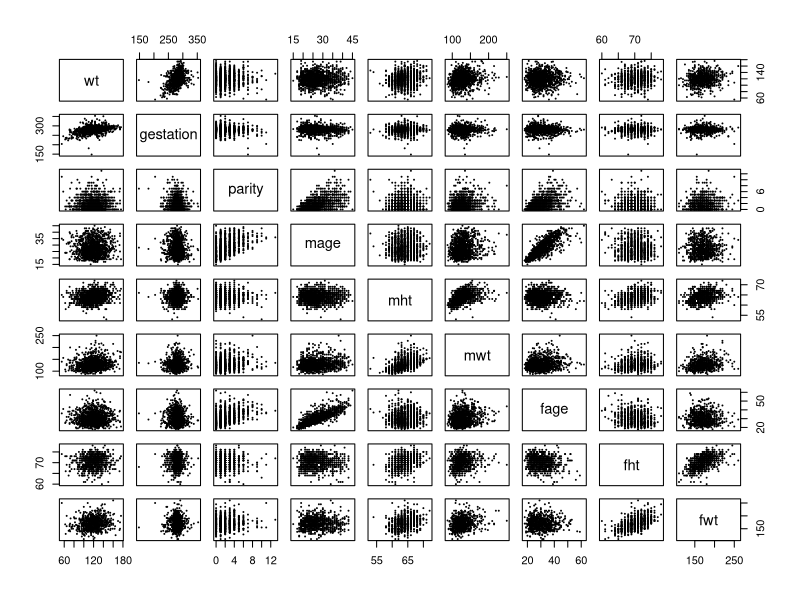
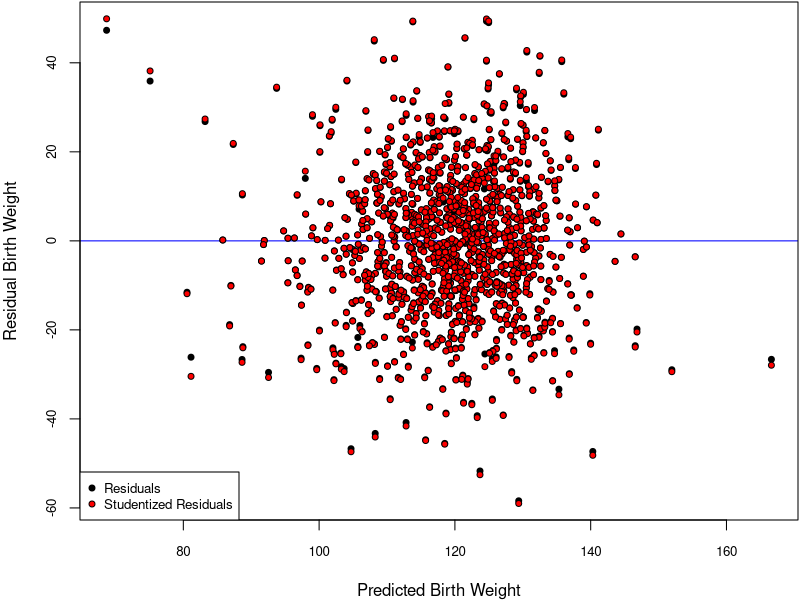
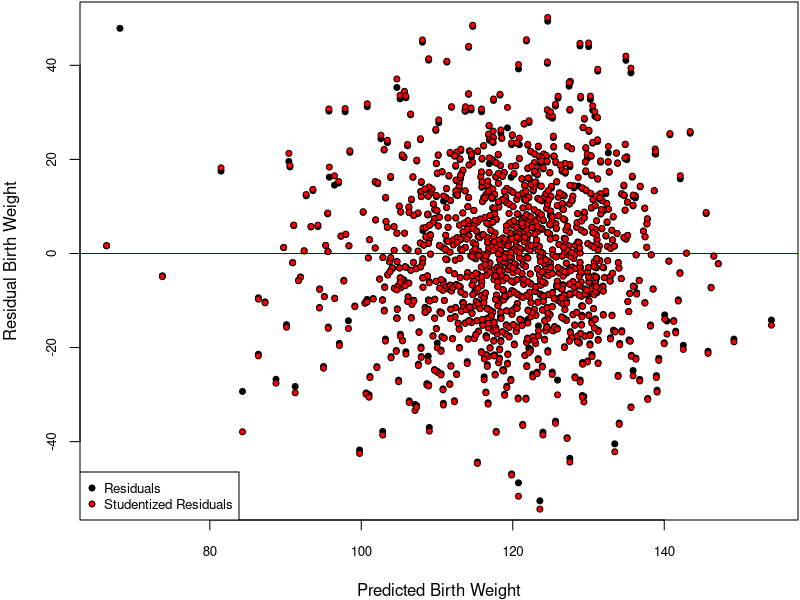
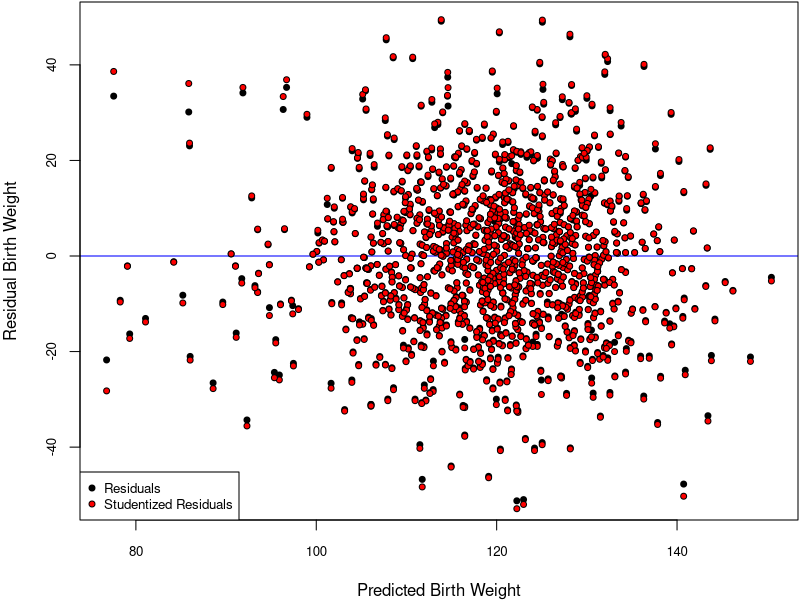
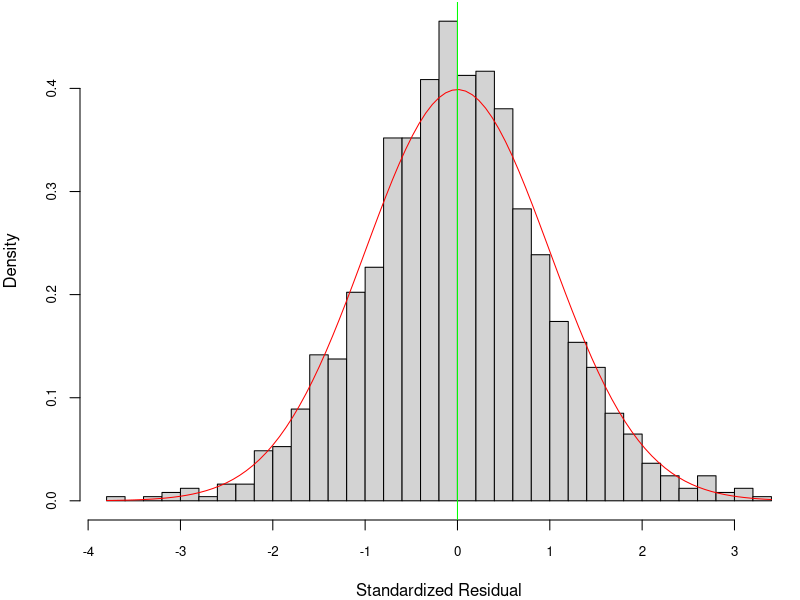
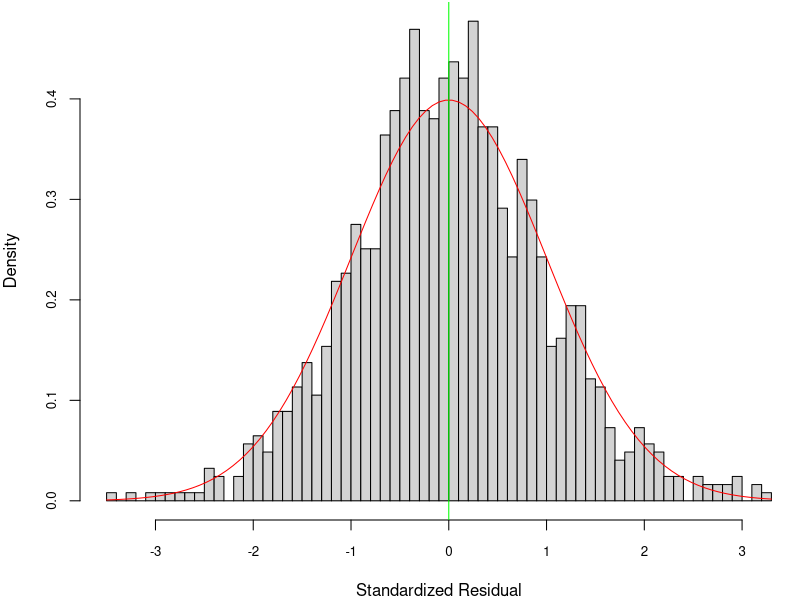
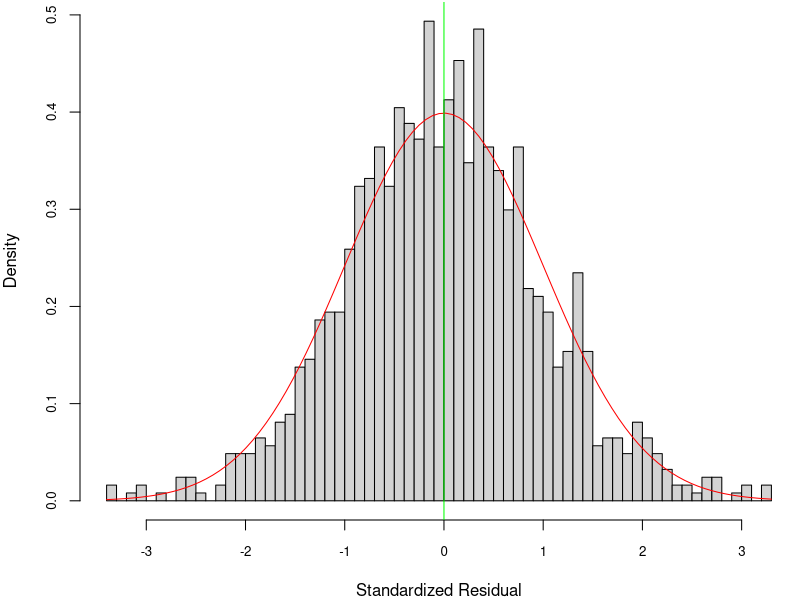
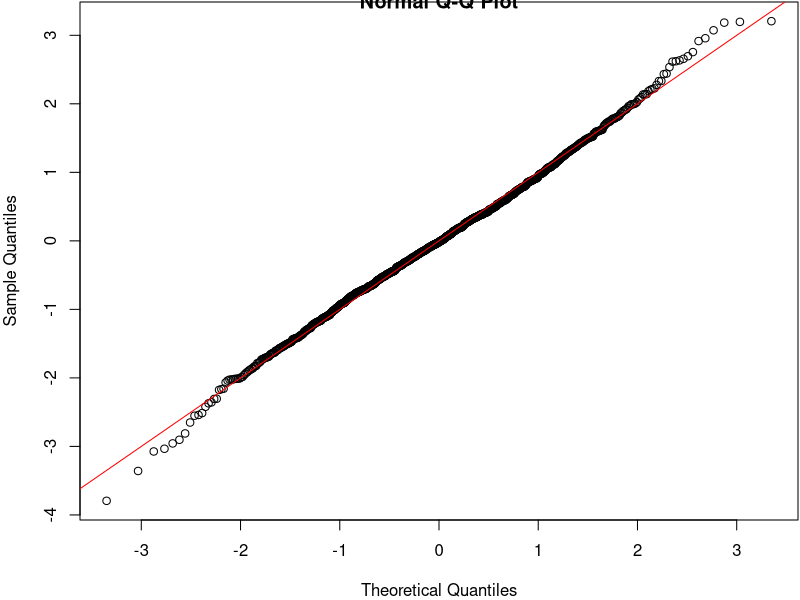

Generate these figures, in order, with R: (Note: this script raises an error after producing the figures.)
## ---- chunk 1
knitr::opts_chunk$set(echo = TRUE)
## ---- chunk 2
library(mice)

# read in data
births.raw = read.csv("chds_births.csv")
## ---- chunk 3
head(births.raw, 10)
summary(births.raw)

# Validating marital
births.raw$marital[!births.raw$marital %in% c(1:5)] = NA
births.raw$time[births.raw$time %in% c(9)] = NA
births.raw$number[births.raw$number %in% c(9)] = NA
## ---- chunk 4
categoricals = c('meth', 'feth', 'med', 'fed', 'marital', 'income', 'smoke', 'time', 'number')#, 'parity', 'mht', 'fht')
continuous = names(births.raw)[! names(births.raw) %in% categoricals]

# Categorize m/feth
#meth.categories = c(rep('Caucasian', 6), 'Mexican', 'African-American', 'Asian', 'Mixed', 'Other')
meth.categories = c(rep('Caucasian', 6), 'Other', 'African-American', 'Other', 'Other', 'Other')
for (i in 1:length(meth.categories)) {
  births.raw$meth[births.raw$meth == i-1] = meth.categories[i]
  births.raw$feth[births.raw$feth == i-1] = meth.categories[i]
}
births.raw$meth = as.factor(births.raw$meth)
births.raw$feth = as.factor(births.raw$feth)

# Categorize m/fed
#med.categories = c('elementary school', 'middle school', 'high school', 'high school + trade school', 'high school + some college', 'college graduate', 'trade school', 'high school unclear')
med.categories = c('Other', 'middle school', 'high school', 'Other', 'high school + some college', 'college graduate', 'Other', 'Other')
for (i in 1:length(med.categories)) {
  births.raw$med[births.raw$med == i-1] = med.categories[i]
  births.raw$fed[births.raw$fed == i-1] = med.categories[i]
}
births.raw$med = as.factor(births.raw$med)
births.raw$fed = as.factor(births.raw$fed)

# Categorize marital
#marital.categories = c('married', 'legally separated', 'divorced', 'widowed', 'never married')
marital.categories = c('married', 'single', 'single', 'single', 'single')
for (i in 1:length(marital.categories)) {
  births.raw$marital[births.raw$marital == i] = marital.categories[i]
}
births.raw$marital = as.factor(births.raw$marital)

# Categorize income
income.categories = c('under 2500', '2500-4999', '5000-7499', '7500-9999', '10000-12499', '12500-14999', '15000-17499', '17500-19999', '20000-22499', 'over 22500')
for (i in 1:length(income.categories)) {
  births.raw$income[births.raw$income == i-1] = income.categories[i]
}
births.raw$income = as.factor(births.raw$income)

# Categorize smoke
smoke.categories = c('never', 'smokes now', 'until pregnancy', 'used to, not anymore')
for (i in 1:length(smoke.categories)) {
  births.raw$smoke[births.raw$smoke == i-1] = smoke.categories[i]
}
births.raw$smoke = as.factor(births.raw$smoke)

# Categorize time
#time.categories = c('never or more than 10 years', 'still smokes', 'during pregnancy', 'less than a year', '1-2 years', '2-3 years', '3-4 years', '5-9 years', 'never or more than 10 years', 'quit but don’t know when')
time.categories = c('never or more than 10 years', 'still smokes', 'during pregnancy', 'less than 10 year', 'less than 10 year', 'less than 10 year', 'less than 10 year', 'less than 10 year', 'never or more than 10 years', 'quit but don’t know when')
for (i in 1:length(time.categories)) {
  births.raw$time[births.raw$time == i-1] = time.categories[i]
}
births.raw$time = as.factor(births.raw$time)

# Categorize number
#number.categories = c('never smoked', '1-4', '5-9', '10-14', '15-19', '20-29', '30-39', '40-60', 'more than 60', 'smoked but don’t know how much')
number.categories = c('never smoked', 'less than 20', 'less than 20', 'less than 20', 'less than 20', 'more than 20', 'more than 20', 'more than 20', 'more than 20', 'smoked but don’t know how much')
for (i in 1:length(number.categories)) {
  births.raw$number[births.raw$number == i-1] = number.categories[i]
}
births.raw$number = as.factor(births.raw$number)

births.raw$smoke = NULL
summary(births.raw)
## ---- chunk 5
births.raw.cont = births.raw[ , ! names(births.raw) %in% categoricals]
summary(births.raw.cont)
pairs(births.raw.cont, cex = 0.2)
## ---- chunk 6
proportion <- sapply(births.raw, function(x) { sum(is.na(x))*100/nrow(births.raw) })
proportion

# births.reduced <- births.raw.cont[, !names(births.raw) %in% c('fht', 'fwt')]

births.mice <- mice(births.raw, method = "cart", seed = 1)
births.clean <- complete(births.mice)
summary(births.clean)
anyNA(births.clean)
## ---- chunk 7
M0 <- lm(wt ~ 1, data = births.clean) # initial model
Mfull <- lm(wt ~ (. - number - time - fed - med - feth - meth - marital)^2 + number + time + fed + med + feth + meth + marital+
              I(gestation^2) + I(parity^2) + I(mage^2) + I(mht^2) + 
              I(mwt^2) + I(fage^2) + I(fht^2) + I(fwt^2), data = births.clean) # full model
Mstart <- lm(wt ~ ., data = births.clean) # start model
## ---- chunk 8
beta.max <- coef(Mfull)
names(beta.max)[is.na(beta.max)]
## ---- chunk 9
# forward selection
Mfwd <- step(object = M0,
             scope = list(lower = M0, upper = Mfull),
             direction = "forward",
             trace = FALSE)
## ---- chunk 10
# backward elimination
Mback <- step(object = Mfull, 
              scope = list(lower = M0, upper = Mfull),
              direction = "backward", 
              trace = FALSE)
## ---- chunk 11
# stepwise selection
Mstep <- step(object = Mstart, 
              scope = list(lower = M0, upper = Mfull),
              direction = "both", 
              trace = FALSE)
## ---- chunk 12
# models to compare
M1 <- Mfwd
M2 <- Mstep
## ---- chunk 13
#Press Statistic
calPress <- function(M){
  #X <- model.matrix(M)
  #H <- X %*% solve(crossprod(X), t(X))
  #press <- resid(M)/(1-diag(H))
  press <- resid(M)/(1-hatvalues(M))
  press <- sum(press^2)
  return(press)
}

press1 <- calPress(Mfwd);
press2 <- calPress(Mback);
press3 <- calPress(Mstep);
## ---- chunk 14
# AIC Statistic for M1
AIC1 <- AIC(M1)

#AIC Statistic for M2
AIC2 <- AIC(M2)
## ---- chunk 15
summary(Mfwd)
summary(Mback)
summary(Mstep)
## ---- chunk 16

# function for drawing studendized residual plots 
StuResPlot <- function(M) {
  cex <- .8
  res <- residuals(M)
  h <- hatvalues(M)  # Hat matrix
  sigma.hat <- sigma(M)
  res.stu <- resid(M)/sqrt(1-h) # studentized residuals, but on the data scale
  y.hat <- predict(M)
  par(mar = c(4,4,.1,.1))
  plot(y.hat, res, pch = 21, bg = "black", cex = cex, cex.axis = cex,
        xlab = "Predicted Birth Weight",
        ylab = "Residual Birth Weight",
        abline(h = mean(res), col = "blue"))
  points(y.hat, res.stu, pch = 21, bg = "red", cex = cex)
  legend(x = "bottomleft", c("Residuals", "Studentized Residuals"),
        pch = 21, pt.bg = c("black", "red"), pt.cex = cex, cex = cex)
}

# function for drawing standardized residual plots
StaResPlot <- function(M) {
  cex <- .8
  res <- residuals(M) # Hat matrix
  h <- hatvalues(M)
  sigma.hat <- sigma(M)
  par(mar = c(4,4,.1,.1))
  hist(res/sigma.hat, breaks = 50, freq = FALSE, cex.axis = cex,
  xlab = "Standardized Residual", main = "")
  curve(dnorm(x), col = "red", add = TRUE)
  abline(v = mean(res/sigma.hat), col = "green")
}

#function for drawing QQ plots
QQPlot <- function(M) {
  res <- residuals(M)
  h <- hatvalues(M)
  qqnorm(res/sigma(M))
  abline(a=0, b=1, col = "red") #add 45 degree line
  # head(res.stu1)
}


# studendized residual for forward selection model:
StuResPlot(Mfwd)

# studendized residual for backward elimination model:
StuResPlot(Mback)

# studentdized residual for stepwise selection model:
StuResPlot(Mstep)

# standardized residual for forward selection model:
StaResPlot(Mfwd)

# standardized residual for backward elimination model:
StaResPlot(Mback)

# standardized residual for stepwise selection model:
StaResPlot(Mstep)

# QQ-plot for forward selection model:
QQPlot(Mfwd)

# QQ-plot for backward selection model:
QQPlot(Mback)

# QQ-plot for stepwise selection model:
QQPlot(Mstep)
## ---- chunk 17
# function to produce leverage and influence plots
LeverageInfluence <- function(M) {
  y.hat <- predict(M) # predicted values
  sigma.hat <- sigma(M)
  res <- resid(M) # original residuals$
  res.sta <- res/sigma.hat # standardized residuals

  # compute leverages
  h <- hatvalues(M) # hat matrix
  res.stu <- res.sta/sqrt(1-h) # studentized residuals
  
  # PRESS residuals
  press <- res/(1-h)
  
  
  # DFFITS residuals
  dfts <- dffits(M)
  
  # standardize each of these such that they are identical at the average
  # leverage value
  p <- length(coef(M))
  n <- nobs(M)
  hbar <- p/n # average leverage
  res.stu <- res.stu*sqrt(1 - hbar) # at h = hbar, res.stu = res.sta
  press <- press*(1 - hbar)/sigma.hat # at h = hbar, press = res.sta
  dfts <- dfts*(1 - hbar)/sqrt(hbar) # at h = hbar, dfts = res.sta
  
  # plot all residuals
  par(mfrow = c(1,2), mar = c(4,4,.1,.1))
  cex <- .5
  plot(y.hat, rep(0, length(y.hat)), 
       type = "n", # empty plot to get the axis range
       ylim = range(res.sta, res.stu, press, dfts), 
       cex.axis = cex, 
       xlab = "Predicted Values", 
       ylab = "Residuals")
  
  # dotted line connecting each observations residuals for better visibility
  segments(x0 = y.hat, 
           y0 = pmin(res.sta, res.stu, press, dfts), 
           y1 = pmax(res.sta, res.stu, press, dfts), 
           lty = 2)
  points(y.hat, res.sta, pch = 21, bg = "black", cex = cex)
  points(y.hat, res.stu, pch = 21, bg = "blue", cex = cex)
  points(y.hat, press, pch = 21, bg = "red", cex = cex)
  points(y.hat, dfts, pch = 21, bg = "orange", cex = cex)
  
  # against leverages
  plot(h, rep(0, length(y.hat)), 
       type = "n", 
       cex.axis = cex,
       ylim = range(res.sta, res.stu, press, dfts), 
       xlab = "Leverages", ylab = "Residuals")
  
  segments(x0 = h,
          y0 = pmin(res.sta, res.stu, press, dfts), 
          y1 = pmax(res.sta, res.stu, press, dfts), 
          lty = 2)
  points(h, res.sta, pch = 21, bg = "black", cex = cex)
  points(h, res.stu, pch = 21, bg = "blue", cex = cex)
  points(h, press, pch = 21, bg = "red", cex = cex)
  points(h, dfts, pch = 21, bg = "orange", cex = cex)
  abline(v = hbar, col = "grey60", lty = 2)
  
  # cook's distance vs. leverage
  D <- cooks.distance(M)
  
  # flag some of the points
  infl.ind <- which.max(D) # top influence point
  lev.ind <- h > 2*hbar # leverage more than 2x the average
  clrs <- rep("black", len = n)
  clrs[lev.ind] <- "blue"
  clrs[infl.ind] <- "red"
  par(mfrow = c(1,1), mar = c(4,4,1,1))
  cex <- .8
  plot(h, D, xlab = "Leverage", ylab = "Cook's Influence Measure",
  pch = 21, bg = clrs, cex = cex, cex.axis = cex)
  p <- length(coef(M))
  n <- nrow(births.clean)
  hbar <- p/n # average leverage
  abline(v = 2*hbar, col = "grey60", lty = 2) # 2x average leverage
  return(c(infl.ind, D[infl.ind]))
}


# leverage influence for forward selection model:
LeverageInfluence(Mfwd)
LeverageInfluence(Mback)
## ---- chunk 18
M1 = Mfwd
M2 = Mstep
X <- model.matrix(M1)
C <- cor(X) # correlation matrix
vif1 <- diag(solve(C))
vif1
X <- model.matrix(M2)
C <- cor(X) # correlation matrix
vif2 <- diag(solve(C))
vif2
## ---- chunk 19
M <- with(births.clean,expr ={
   log.wt <- log(births.clean$wt)
   log.gestation <- log(births.clean$gestation)
   log.parity <- log(births.clean$parity)
   log.mage <- log(births.clean$mage)
   log.mgt <- log(births.clean$mht)
   log.mwt <- log(births.clean$mwt)
   log.fage <- log(births.clean$fage)
   log.fht <- log(births.clean$fht)
   log.fwt <-log(births.clean$fwt)
   lm(log.wt ~ log.gestation + log.parity + log.mage + log.mgt + log.mwt + log.fage + log.fht + log.fwt + meth + feth + med + fed + marital + income + smoke + time + number)
    } )


coef(M)# coefficients


plot(predict(M),resid(M),
     xlab = "Predicted Log-Infant Mortality",ylab = "Residual Log-Infant Mortality")
## ---- chunk 20
# Cross-validation setup
nreps <- 2e3 # number of replications
ntot <- nrow(births.clean) # total number of observations
ntrain <- floor(ntot * 0.7) # size of training set
ntest <- ntot-ntrain # size of test set
mspe1 <- rep(NA, nreps) # sum-of-square errors for each CV replication
mspe2 <- rep(NA, nreps)
logLambda <- rep(NA, nreps) # log-likelihod ratio statistic for each replication
system.time({
  for(ii in 1:nreps) {
    if(ii%%200 == 0) message("ii = ", ii)
    # randomly select training observations
    train.ind <- sample(ntot, ntrain) # training observations
    # refit the models on the subset of training data; ?update for details!
    M1.cv <- update(M1, subset = train.ind)
    M2.cv <- update(M2, subset = train.ind)
    # out-of-sample residuals for both models
    # that is, testing data - predictions with training parameters
    M1.res <- births.clean$wt[-train.ind] -
              predict(M1.cv, newdata = births.clean[-train.ind,])
    M2.res <- births.clean$wt[-train.ind] -
              predict(M2.cv, newdata = births.clean[-train.ind,])
    # mean-square prediction errors
    mspe1[ii] <- mean(M1.res^2)
    mspe2[ii] <- mean(M2.res^2)
    # out-of-sample likelihood ratio
    M1.sigma <- sqrt(sum(resid(M1.cv)^2)/ntrain) # MLE of sigma
    M2.sigma <- sqrt(sum(resid(M2.cv)^2)/ntrain)
    # since res = y - pred, dnorm(y, pred, sd) = dnorm(res, 0, sd)
    logLambda[ii] <- sum(dnorm(M1.res, mean = 0, sd = M1.sigma, log = TRUE))
    logLambda[ii] <- logLambda[ii] -
                     sum(dnorm(M2.res, mean = 0, sd = M2.sigma, log = TRUE))
  }
})
## ---- chunk 21
    # code for generating proper testset
    test.ind = c()
    trainset = births.clean[0,]
    while (length(test.ind) < ntest) {
      id = sample(ntot, 1)
      notIncluded = FALSE
      for (name in names(births.clean[id,])) {
        if (!eval(parse(text = paste('births.clean[id,]$',`name`,sep = ''))) %in% eval(parse(text = paste('trainset$',`name`,sep = '')))) {
          notIncluded = TRUE
          break
        }
      }
      if (notIncluded) {
        trainset[length(trainset$wt)+1,] = births.clean[id,]
      } else {
        test.ind[length(test.ind)+1] = id
      }
    }
    train.ind = c(1:ntot)[-test.ind]
    
    # alternative
    exclude = c("meth", "mage", "med", "fage", "fed", "marital", "income")
    M1.res <- births.clean$wt[-train.ind] -
              predict(M1.cv, newdata = births.clean[!names(births.clean) %in% exclude][-train.ind,])
## ---- chunk 22
# plot rMSPE and out-of-sample log(Lambda)
par(mfrow = c(1,2))
par(mar = c(4.5, 4.5, .1, .1))
boxplot(x = list(sqrt(mspe1), sqrt(mspe2)), names = expression(M[FWD], M[STEP]), cex = .7,
        ylab = expression(sqrt(MSPE)), col = c("yellow", "orange"))
hist(logLambda, breaks = 50, freq = FALSE,
     xlab = expression(Lambda^{test}),
     main = "", cex = .7)
abline(v = mean(logLambda), col = "red") # average value
